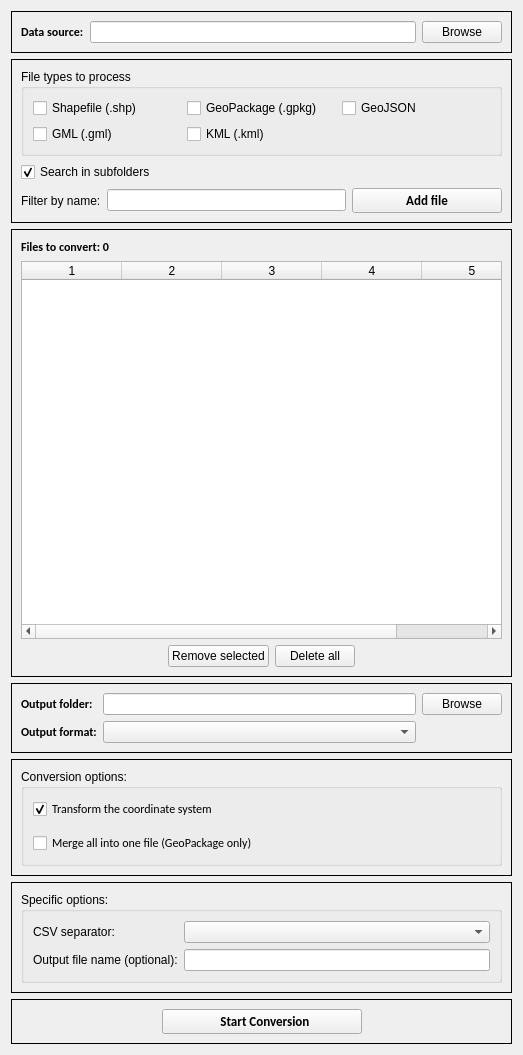
            <widget class="QWidget" name="scrollAreaWidgetContents_2">
             <property name="geometry">
              <rect>
               <x>0</x>
               <y>0</y>
               <width>523</width>
               <height>1055</height>
              </rect>
             </property>
             <layout class="QVBoxLayout" name="verticalLayout_38">
              <item>
               <widget class="QFrame" name="frame_32">
                <property name="frameShape">
                 <enum>QFrame::Panel</enum>
                </property>
                <property name="frameShadow">
                 <enum>QFrame::Plain</enum>
                </property>
                <layout class="QVBoxLayout" name="verticalLayout_39">
                 <item>
                  <layout class="QHBoxLayout" name="horizontalLayout_20">
                   <item>
                    <widget class="QLabel" name="label_28">
                     <property name="font">
                      <font>
                       <family>Calibri</family>
                       <pointsize>9</pointsize>
                       <weight>75</weight>
                       <bold>true</bold>
                      </font>
                     </property>
                     <property name="text">
                      <string>Data source:</string>
                     </property>
                    </widget>
                   </item>
                   <item>
                    <widget class="QLineEdit" name="bcsourcepath"/>
                   </item>
                   <item>
                    <widget class="QPushButton" name="bcbrowsesource">
                     <property name="text">
                      <string>Browse</string>
                     </property>
                    </widget>
                   </item>
                  </layout>
                 </item>
                </layout>
               </widget>
              </item>
              <item>
               <widget class="QFrame" name="frame_33">
                <property name="frameShape">
                 <enum>QFrame::Panel</enum>
                </property>
                <property name="frameShadow">
                 <enum>QFrame::Plain</enum>
                </property>
                <layout class="QVBoxLayout" name="verticalLayout_40">
                 <item>
                  <layout class="QVBoxLayout" name="verticalLayout_41">
                   <item>
                    <widget class="QGroupBox" name="groupBox_8">
                     <property name="title">
                      <string>File types to process</string>
                     </property>
                     <layout class="QGridLayout" name="gridLayout_13">
                      <item row="0" column="0">
                       <widget class="QCheckBox" name="bcshpcheck">
                        <property name="text">
                         <string>Shapefile (.shp)</string>
                        </property>
                       </widget>
                      </item>
                      <item row="0" column="1">
                       <widget class="QCheckBox" name="bcgpkgcheck">
                        <property name="text">
                         <string>GeoPackage (.gpkg)</string>
                        </property>
                       </widget>
                      </item>
                      <item row="0" column="2">
                       <widget class="QCheckBox" name="bcgeojsoncheck">
                        <property name="text">
                         <string>GeoJSON</string>
                        </property>
                       </widget>
                      </item>
                      <item row="1" column="0">
                       <widget class="QCheckBox" name="bcgmlcheck">
                        <property name="text">
                         <string>GML (.gml)</string>
                        </property>
                       </widget>
                      </item>
                      <item row="1" column="1">
                       <widget class="QCheckBox" name="bckmlcheck">
                        <property name="text">
                         <string>KML (.kml)</string>
                        </property>
                       </widget>
                      </item>
                     </layout>
                    </widget>
                   </item>
                   <item>
                    <widget class="QCheckBox" name="bcrecursive">
                     <property name="text">
                      <string>Search in subfolders</string>
                     </property>
                     <property name="checked">
                      <bool>true</bool>
                     </property>
                    </widget>
                   </item>
                   <item>
                    <layout class="QHBoxLayout" name="horizontalLayout_21">
                     <item>
                      <widget class="QLabel" name="label_29">
                       <property name="text">
                        <string>Filter by name:</string>
                       </property>
                      </widget>
                     </item>
                     <item>
                      <widget class="QLineEdit" name="bcnamefilter"/>
                     </item>
                     <item>
                      <widget class="QPushButton" name="bcaddsources">
                       <property name="minimumSize">
                        <size>
                         <width>150</width>
                         <height>0</height>
                        </size>
                       </property>
                       <property name="font">
                        <font>
                         <family>Calibri</family>
                         <pointsize>10</pointsize>
                         <weight>75</weight>
                         <bold>true</bold>
                        </font>
                       </property>
                       <property name="text">
                        <string>Add file</string>
                       </property>
                      </widget>
                     </item>
                    </layout>
                   </item>
                  </layout>
                 </item>
                </layout>
               </widget>
              </item>
              <item>
               <widget class="QFrame" name="frame_34">
                <property name="frameShape">
                 <enum>QFrame::Panel</enum>
                </property>
                <property name="frameShadow">
                 <enum>QFrame::Plain</enum>
                </property>
                <layout class="QGridLayout" name="gridLayout_14">
                 <item row="2" column="1">
                  <widget class="QPushButton" name="bcremovefiles">
                   <property name="text">
                    <string>Remove selected</string>
                   </property>
                  </widget>
                 </item>
                 <item row="2" column="0">
                  <spacer name="horizontalSpacer_17">
                   <property name="orientation">
                    <enum>Qt::Horizontal</enum>
                   </property>
                   <property name="sizeHint" stdset="0">
                    <size>
                     <width>40</width>
                     <height>20</height>
                    </size>
                   </property>
                  </spacer>
                 </item>
                 <item row="2" column="3">
                  <spacer name="horizontalSpacer_21">
                   <property name="orientation">
                    <enum>Qt::Horizontal</enum>
                   </property>
                   <property name="sizeHint" stdset="0">
                    <size>
                     <width>40</width>
                     <height>20</height>
                    </size>
                   </property>
                  </spacer>
                 </item>
                 <item row="2" column="2">
                  <widget class="QPushButton" name="bcclearfiles">
                   <property name="text">
                    <string>Delete all</string>
                   </property>
                  </widget>
                 </item>
                 <item row="0" column="0" colspan="4">
                  <widget class="QLabel" name="bcfilecount">
                   <property name="font">
                    <font>
                     <family>Calibri</family>
                     <pointsize>9</pointsize>
                     <weight>75</weight>
                     <bold>true</bold>
                    </font>
                   </property>
                   <property name="text">
                    <string>Files to convert: 0</string>
                   </property>
                  </widget>
                 </item>
                 <item row="1" column="0" colspan="4">
                  <widget class="QTableWidget" name="bctable">
                   <property name="minimumSize">
                    <size>
                     <width>0</width>
                     <height>250</height>
                    </size>
                   </property>
                   <property name="sortingEnabled">
                    <bool>false</bool>
                   </property>
                   <property name="columnCount">
                    <number>5</number>
                   </property>
                   <column/>
                   <column/>
                   <column/>
                   <column/>
                   <column/>
                  </widget>
                 </item>
                </layout>
               </widget>
              </item>
              <item>
               <widget class="QFrame" name="frame_35">
                <property name="frameShape">
                 <enum>QFrame::Panel</enum>
                </property>
                <property name="frameShadow">
                 <enum>QFrame::Plain</enum>
                </property>
                <layout class="QGridLayout" name="gridLayout_15">
                 <item row="0" column="0">
                  <widget class="QLabel" name="label_30">
                   <property name="font">
                    <font>
                     <family>Calibri</family>
                     <pointsize>9</pointsize>
                     <weight>75</weight>
                     <bold>true</bold>
                    </font>
                   </property>
                   <property name="text">
                    <string>Output folder:</string>
                   </property>
                  </widget>
                 </item>
                 <item row="0" column="1">
                  <widget class="QLineEdit" name="bcdestpath"/>
                 </item>
                 <item row="0" column="2">
                  <widget class="QPushButton" name="bcbrowsedest">
                   <property name="text">
                    <string>Browse</string>
                   </property>
                  </widget>
                 </item>
                 <item row="1" column="0">
                  <widget class="QLabel" name="label_31">
                   <property name="font">
                    <font>
                     <family>Calibri</family>
                     <pointsize>9</pointsize>
                     <weight>75</weight>
                     <bold>true</bold>
                    </font>
                   </property>
                   <property name="text">
                    <string>Output format:</string>
                   </property>
                  </widget>
                 </item>
                 <item row="1" column="1">
                  <widget class="QComboBox" name="bcoutputformat"/>
                 </item>
                </layout>
               </widget>
              </item>
              <item>
               <widget class="QFrame" name="frame_36">
                <property name="frameShape">
                 <enum>QFrame::Panel</enum>
                </property>
                <property name="frameShadow">
                 <enum>QFrame::Plain</enum>
                </property>
                <layout class="QGridLayout" name="gridLayout_16">
                 <item row="0" column="0">
                  <widget class="QGroupBox" name="groupBox_9">
                   <property name="title">
                    <string>Conversion options:</string>
                   </property>
                   <layout class="QGridLayout" name="gridLayout_17">
                    <item row="0" column="0">
                     <widget class="QCheckBox" name="bctransformcrs">
                      <property name="font">
                       <font>
                        <family>Calibri</family>
                        <pointsize>9</pointsize>
                        <weight>50</weight>
                        <bold>false</bold>
                       </font>
                      </property>
                      <property name="text">
                       <string>Transform the coordinate system</string>
                      </property>
                      <property name="checked">
                       <bool>true</bool>
                      </property>
                     </widget>
                    </item>
                    <item row="1" column="0">
                     <widget class="QgsProjectionSelectionWidget" name="bcoutputcrs"/>
                    </item>
                    <item row="2" column="0">
                     <widget class="QCheckBox" name="bcsinglefile">
                      <property name="font">
                       <font>
                        <family>Calibri</family>
                        <pointsize>9</pointsize>
                        <weight>50</weight>
                        <bold>false</bold>
                       </font>
                      </property>
                      <property name="text">
                       <string>Merge all into one file (GeoPackage only)</string>
                      </property>
                     </widget>
                    </item>
                   </layout>
                  </widget>
                 </item>
                </layout>
               </widget>
              </item>
              <item>
               <widget class="QFrame" name="frame_37">
                <property name="frameShape">
                 <enum>QFrame::Panel</enum>
                </property>
                <property name="frameShadow">
                 <enum>QFrame::Plain</enum>
                </property>
                <layout class="QGridLayout" name="gridLayout_18">
                 <item row="0" column="0">
                  <widget class="QGroupBox" name="groupBox_10">
                   <property name="title">
                    <string>Specific options:</string>
                   </property>
                   <layout class="QFormLayout" name="formLayout_3">
                    <item row="0" column="0">
                     <widget class="QLabel" name="bcdelimiterlabel">
                      <property name="text">
                       <string>CSV separator:</string>
                      </property>
                     </widget>
                    </item>
                    <item row="2" column="0">
                     <widget class="QLabel" name="bclayernamelabel">
                      <property name="text">
                       <string>Output file name (optional):</string>
                      </property>
                     </widget>
                    </item>
                    <item row="2" column="1">
                     <widget class="QLineEdit" name="bclayername"/>
                    </item>
                    <item row="0" column="1">
                     <widget class="QComboBox" name="bcdelimiter"/>
                    </item>
                   </layout>
                  </widget>
                 </item>
                </layout>
               </widget>
              </item>
              <item>
               <widget class="QFrame" name="frame_38">
                <property name="frameShape">
                 <enum>QFrame::Panel</enum>
                </property>
                <property name="frameShadow">
                 <enum>QFrame::Plain</enum>
                </property>
                <layout class="QVBoxLayout" name="verticalLayout_42">
                 <item>
                  <layout class="QHBoxLayout" name="horizontalLayout_22">
                   <item>
                    <spacer name="horizontalSpacer_22">
                     <property name="orientation">
                      <enum>Qt::Horizontal</enum>
                     </property>
                     <property name="sizeHint" stdset="0">
                      <size>
                       <width>40</width>
                       <height>20</height>
                      </size>
                     </property>
                    </spacer>
                   </item>
                   <item>
                    <widget class="QPushButton" name="bcrun">
                     <property name="minimumSize">
                      <size>
                       <width>200</width>
                       <height>0</height>
                      </size>
                     </property>
                     <property name="font">
                      <font>
                       <family>Calibri</family>
                       <pointsize>10</pointsize>
                       <weight>75</weight>
                       <bold>true</bold>
                      </font>
                     </property>
                     <property name="cursor">
                      <cursorShape>PointingHandCursor</cursorShape>
                     </property>
                     <property name="focusPolicy">
                      <enum>Qt::NoFocus</enum>
                     </property>
                     <property name="toolTip">
                      <string>&lt;html&gt;&lt;head/&gt;&lt;body&gt;&lt;p&gt;&lt;span style=&quot; font-style:italic;&quot;&gt;Open the analysis table&lt;/span&gt;&lt;/p&gt;&lt;/body&gt;&lt;/html&gt;</string>
                     </property>
                     <property name="text">
                      <string>  Start Conversion</string>
                     </property>
                     <property name="icon">
                      <iconset resource="resources.qrc">
                       <normaloff>:/plugins/qutility/images/play.png</normaloff>:/plugins/qutility/images/play.png</iconset>
                     </property>
                    </widget>
                   </item>
                   <item>
                    <spacer name="horizontalSpacer_23">
                     <property name="orientation">
                      <enum>Qt::Horizontal</enum>
                     </property>
                     <property name="sizeHint" stdset="0">
                      <size>
                       <width>40</width>
                       <height>20</height>
                      </size>
                     </property>
                    </spacer>
                   </item>
                  </layout>
                 </item>
                </layout>
               </widget>
              </item>
             </layout>
            </widget>
